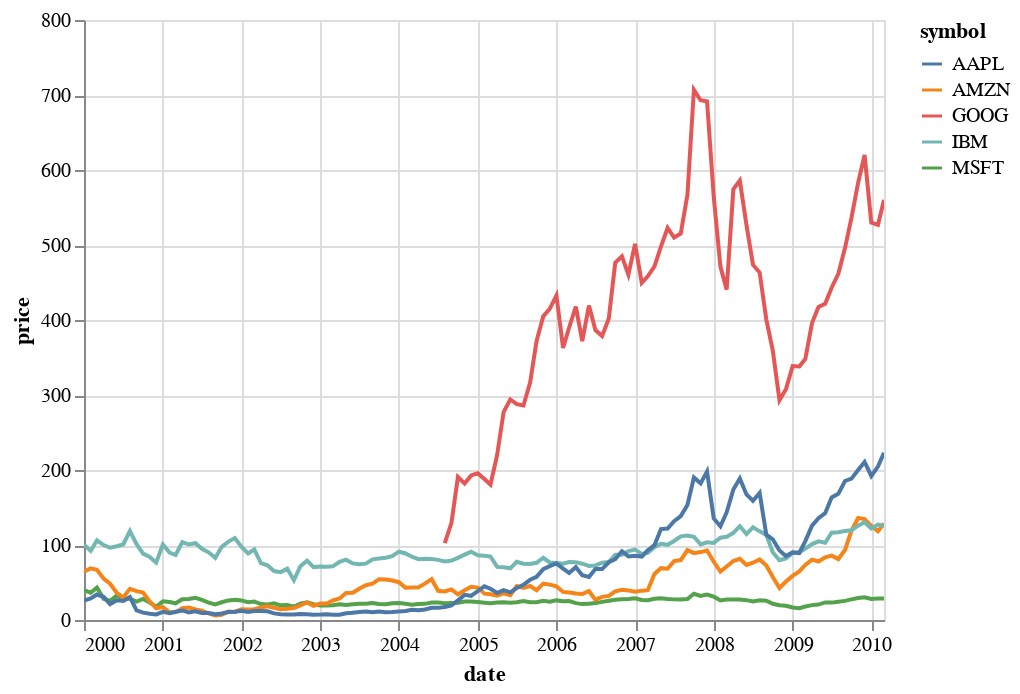

Notebook source saved alongside this figure:
### Code cell
import altair as alt
alt.Chart().mark_line().encode(
  x='date:T',
  y='price',
  color='symbol'
).interactive(bind_y=False)

### Figure 1 — Vega-Lite specification as saved in the notebook (floating-point values rounded to 4 significant figures; data arrays with more than 128 entries replaced by an {"elided": "..."} marker saying what was removed)
{"config": {"view": {"continuousWidth": 400, "continuousHeight": 300}}, "data": {"name": "data-96e857a61c6b623bafe23440d582a500"}, "mark": "line", "encoding": {"color": {"type": "nominal", "field": "symbol"}, "x": {"type": "temporal", "field": "date"}, "y": {"type": "quantitative", "field": "price"}}, "selection": {"selector001": {"type": "interval", "bind": "scales", "encodings": ["x"]}}, "$schema": "https://vega.github.io/schema/vega-lite/v4.8.1.json", "datasets": {"data-96e857a61c6b623bafe23440d582a500": {"elided": "560 records"}}}
